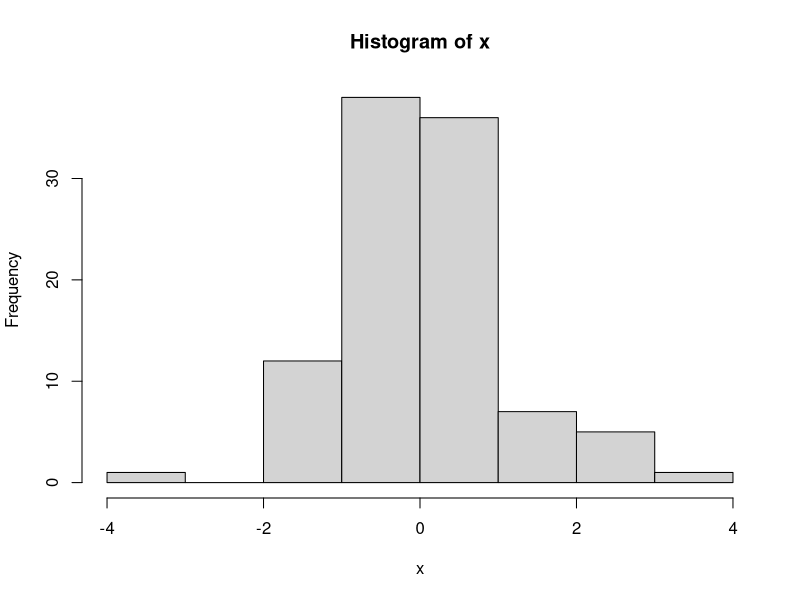

Recreate this plot in R.
## ---- chunk 1
(x <- rnorm(100))
## ---- chunk 2
hist(x)
